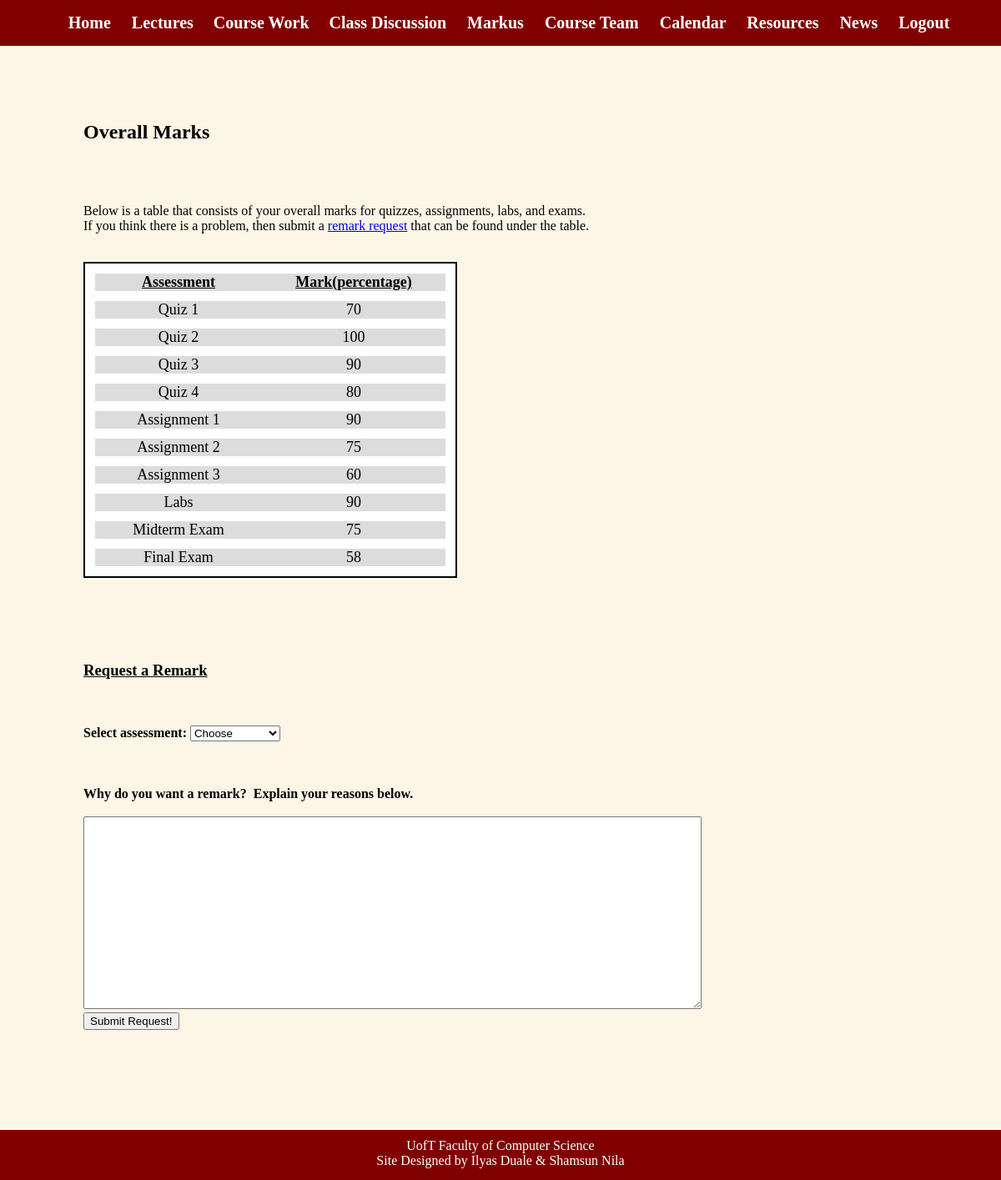
Page /yourmarks (signed in) on the committed database.
### tables this page shows
CREATE TABLE "marks" (
	`quiz1`	INTEGER,
	`quiz2`	INTEGER,
	`quiz3`	INTEGER,
	`quiz4`	INTEGER,
	`assignment1`	INTEGER,
	`assignment2`	INTEGER,
	`assignment3`	INTEGER,
	`labs`	INTEGER,
	`midtermexam`	INTEGER,
	`finalexam`	INTEGER,
	`studentname`	TEXT
);

### app.py (the view)
@app.route('/yourmarks')
def yourmarks():
	if 'username' in session:
		query = """
					SELECT *
					FROM marks
					where studentname='{}'""".format(session['username'])
		outcome = db.engine.execute(text(query))
		return render_template('yourmarks.html',table=outcome)
	else:
		return redirect(url_for('login'))

### templates/yourmarks.html (shortened to what this page needs)
<!DOCTYPE html>
<html>
<head>
	<link rel="stylesheet" type="text/css" href="{{ url_for('static', filename='header_footer.css') }}">
	<link rel="stylesheet" type="text/css" href="{{ url_for('static', filename='yourmarks.css') }}">
</head>
<body>
	<div class = "header">
		<ul align = "center">
			<li><a href = "{{ url_for('index') }}"> <b>Home</b> </a></li>
			<li><a href = "{{ url_for('lecture') }}"> <b>Lectures</b></a> </li>
			<li><a href = "{{ url_for('coursework') }}"> <b>Course Work</b></a>
		</li>
			<li><a href = 'https://piazza.com/' target="_blank"><b>Class Discussion</b> </a></li>
			<li><a href = 'https://markus.utsc.utoronto.ca/cscb20w19/?locale=en' target="_blank"><b>Markus</b> </a></li>
			<li><a href = "{{ url_for('courseteam') }}"> <b>Course Team </b></a></li>
			<li><a href = "{{ url_for('calendar') }}"> <b> Calendar </b></a></li>
			<li><a href = "{{ url_for('resources') }}"> <b> Resources </b></a></li>
			<li><a href = "{{ url_for('news') }}"> <b> News </b></a></li>
			<li><a href = "/logout"> <b> Logout </b></a></li>
		</ul>
	</div>
	<div class = "main">
		<h2> Overall Marks </h2>
		<br><br>
		<p> Below is a table that consists of your overall marks for quizzes, assignments, labs, and exams. <br>If you think there is a problem, then submit a <a href = "{{ url_for('yourmarks', _anchor='remarkform') }}">remark request</a> that can be found under the table.
			<br><br>
		<div class = "grades">
			<div class = "row">
				<div class = "column">
					<b><u> Assessment </u></b>
				</div>
				<div class = "column">
					<b><u> Mark(percentage) </u></b>
				</div>
			</div>
			{% for element in table %}
			<div class = "row">
				<div class = "column">
					 Quiz 1
				</div>
				<div class = "column">
					 {{element.quiz1}}
				</div>
			</div>
			<div class = "row">
				<div class = "column">
					 Quiz 2
				</div>
				<div class = "column">
					 {{element.quiz2}}
				</div>
			</div>
			<div class = "row">
				<div class = "column">
					 Quiz 3
				</div>
				<div class = "column">
					 {{element.quiz3}}
				</div>
			</div>
			<div class = "row">
				<div class = "column">
					 Quiz 4
				</div>
				<div class = "column">
					 {{element.quiz4}}
				</div>
			</div>
			<div class = "row">
				<div class = "column">
					 Assignment 1
				</div>
				<div class = "column">
					{{element.assignment1}}
				</div>
			</div>
			<div class = "row">
				<div class = "column">
					 Assignment 2
				</div>
				<div class = "column">
					{{element.assignment2}}
				</div>
			</div>
			<div class = "row">
				<div class = "column">
					 Assignment 3
				</div>
				<div class = "column">
					 {{element.assignment3}}
				</div>
			</div>
			<div class = "row">
				<div class = "column">
					 Labs
				</div>
				<div class = "column">
					{{element.labs}}
				</div>
			</div>
			<div class = "row">
				<div class = "column">
					Midterm Exam
				</div>
				<div class = "column">
					{{element.midtermexam}}
				</div>
			</div>
			<div class = "row">
				<div class = "column">
					Final Exam
				</div>
				<div class = "column">
					 {{element.finalexam}}
				</div>
			</div>
			{% endfor %}
		</div>
		<div id = 'remarkform'>
			<h3><b><u>Request a Remark</u></b></h3>
			<br><br>
			<form method="POST" action="{{ url_for('remarkRequest') }}">
				<b>Select assessment:</b>
				<select name="assessment">
					<option value="">Choose</option>
				</select>
				<br><br><br><br>
				<b>Why do you want a remark?&ensp;Explain your reasons below.</b> <br><br>
				<TEXTAREA NAME='request' ROWS=15 COLS=90 > </TEXTAREA>
				<br>
				<INPUT TYPE="submit" onclick="notify()" VALUE="Submit Request!">
			</form>
		</div>
	</div>
	<footer>
		<a href = 'http://web.cs.toronto.edu/people/faculty.htm' target = "_blank"> UofT Faculty of Computer Science</a>
		<br>
		Site Designed by Ilyas Duale & Shamsun Nila
	</footer>
</body>
</html>

### static/header_footer.css (style rules this page uses)
body { background-color: oldlace; font-size: 16px; margin: 0px; }
.header { background-color: maroon; color: #fff; top: 0px; position: fixed; width: 100%; }
.header li { display: inline; }
.header a { color: white; text-decoration: none; font-size: 20px; padding-right: 20px; }
.main { padding: 125px 100px 20px 100px; }
footer { background-color: maroon; bottom: 0px; color: white; text-decoration: none; position: relative; width: 100%; height: 50px; padding-top: 10px; margin-top: 100px; text-align: center; }
footer a { text-decoration: none; color: white; }

### static/yourmarks.css (style rules this page uses)
.grades { display: table; background-color: white; border: 2px solid black; border-spacing: 12px; text-align: center; font-size: 18px; margin-bottom: 100px; }
.row { display: table-row; }
.column { float: left; display: table-column; width: 200px; background-color: gainsboro; padding-right: 10px; }

### rows in the picture
marks: quiz1 "70", quiz2 "100", quiz3 "90", quiz4 "80", assignment1 "90", assignment2 "75", assignment3 "60", labs "90", midtermexam "75", finalexam "58"
